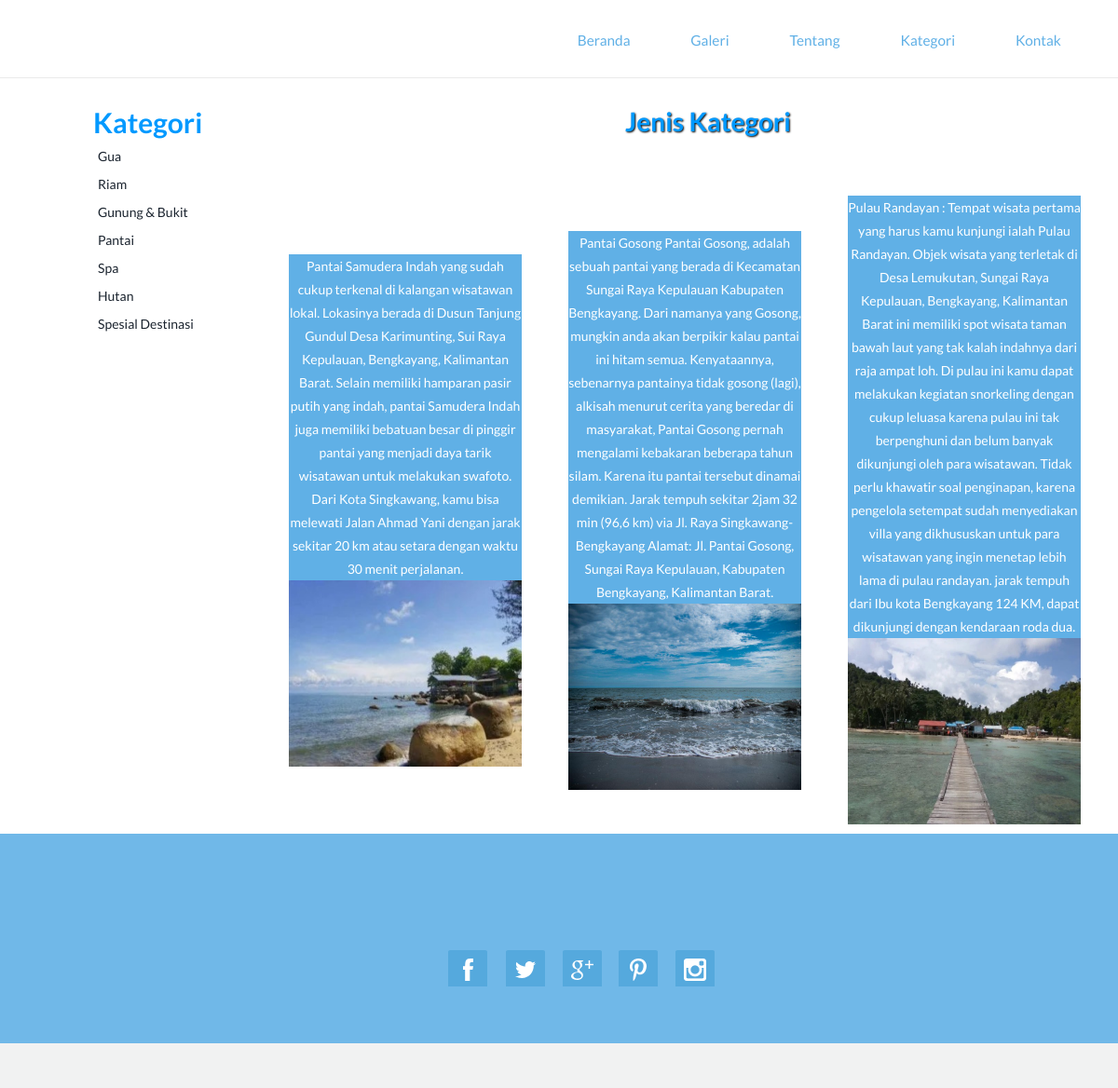
The page /subcat.php?catid=4 on the database its author committed.
### tables this page shows
CREATE TABLE `category` (
  `Cat_id` int(100) NOT NULL,
  `Cat_name` varchar(2000) NOT NULL
);

CREATE TABLE `subcategory` (
  `Subcatid` int(200) NOT NULL,
  `Subcatname` varchar(1000) NOT NULL,
  `Catid` int(200) NOT NULL,
  `Pic` varchar(8000) NOT NULL,
  `Detail` varchar(8000) NOT NULL
);

### subcat.php (the view, shortened to what this page needs)
<!DOCTYPE html>
<html>
<head>
<link href="stylecss.css" rel='stylesheet' type='text/css'/>
<link href="css/bootstrap.css" rel='stylesheet' type='text/css'/>
<link href="css/style.css" rel="stylesheet" type="text/css" media="all"/>
</head>
<body>
<?php include('function.php'); ?>
<?php include('top.php'); ?>
<br>
<br>
<br>
<div style="height:50px"></div>
<div style="width:1000px; margin:auto" >
<div style="width:200px; float:left">
<table cellpadding="0" cellspacing="0" width="1000px">
<tr><td style="font-size:30px; color:#09F"><b>Kategori</b></td></tr>
<?php
$s="select * from category";
$result=mysqli_query($cn,$s);
while($data=mysqli_fetch_array($result))
{
		echo "<tr><td style=' padding:5px;'><a href='subcat.php?catid=$data[0]'>$data[1]</a></td></tr>";
}
?>
</table>
</div>
<div style="width:800px; float:left">
<table cellpadding="0px" cellspacing="0" width="1000px">
<tr><td class="headingText">Jenis Kategori</td></tr>
<tr><td class="paraText" width="900px">
<table cellpadding="0" cellspacing="0" width="900px">
<?php
$s="select * from subcategory where Catid='" .$_GET["catid"] . "'";
$result=mysqli_query($cn,$s);
$n=0;
while($data=mysqli_fetch_array($result))
{
	if($n%3==0)
	{
	?>
<tr>
<?php
	}?>
<td>
<table border="0" width="100px" bordercolor="#FF6666">
<tr><td align="center" style="background-color:#60B0E6; color:#FFF"><?php echo $data[1];?> </td></tr>
<tr><td class="images"><img src="Admin/subcatimages/<?php echo $data[3]; ?>" width="250px" height="200px" /></td></tr><br/><br/>
</table>
</td>
<?php
if($n%3==2)
{
?>
</tr>
<?php
}
$n=$n+1;
}
?>
</table>
</td></tr></table>
</div>
</div>
<?php include('bottom.php'); ?>
</body>
</html>

### stylecss.css (style rules this page uses)
.headingText { font-size:38px; color:#09F; margin:5px; font-weight:bold; text-shadow:1px 1px 2px black;; text-align:center; }
.paraText { line-height:25px; padding:10px; text-align:justify; }

### style.css (style rules this page uses)
.headingText { font-size:28px; color:#09F; margin:5px; font-weight:bold; text-shadow:1px 1px 2px black;; text-align:center; }
.paraText { line-height:25px; padding:10px; text-align:justify; }
body { margin:0; padding:0; font-family: 'Lato', sans-serif; -webkit-appearance:none; }
body a { transition:0.5s all; -webkit-transition:0.5s all; -moz-transition:0.5s all; -o-transition:0.5s all; -ms-transition:0.5s all; }

### rows shown on the page
category: Cat_name "Gua"
category: Cat_name "Riam"
category: Cat_name "Gunung & Bukit"
category: Cat_name "Pantai"
category: Cat_name "Spa"
category: Cat_name "Hutan"
category: Cat_name "Spesial Destinasi"
subcategory: Subcatname "Pantai Samudera Indah yang sudah cukup terkenal di kalangan wisatawan lokal. Lokasinya berada di Dusun Tanjung Gundul Desa Karimunting, Sui Raya Kepulauan, Bengkayang, Kalimantan Barat. Selain memiliki hamparan pasir putih yang indah, pantai Samudera Indah juga memiliki bebatuan besar di pinggir pantai yang menjadi daya tarik wisatawan untuk melakukan swafoto. Dari Kota Singkawang, kamu bisa melewati Jalan Ahmad Yani dengan jarak sekitar 20 km atau setara dengan waktu 30 menit perjalanan.", Pic (picture)
subcategory: Subcatname "Pantai Gosong Pantai Gosong, adalah sebuah pantai yang berada di Kecamatan Sungai Raya Kepulauan Kabupaten Bengkayang. Dari namanya yang Gosong, mungkin anda akan berpikir kalau pantai ini hitam semua. Kenyataannya, sebenarnya pantainya tidak gosong (lagi), alkisah menurut cerita yang beredar di masyarakat, Pantai Gosong pernah mengalami kebakaran beberapa tahun silam. Karena itu pantai tersebut dinamai demikian. Jarak tempuh sekitar 2jam 32 min (96,6 km) via Jl. Raya Singkawang-Bengkayang Alamat: Jl. Pantai Gosong, Sungai Raya Kepulauan, Kabupaten Bengkayang, Kalimantan Barat.", Pic (picture)
subcategory: Subcatname "Pulau Randayan : Tempat wisata pertama yang harus kamu kunjungi ialah Pulau Randayan. Objek wisata yang terletak di Desa Lemukutan, Sungai Raya Kepulauan, Bengkayang, Kalimantan Barat ini memiliki spot wisata taman bawah laut yang tak kalah indahnya dari raja ampat loh. Di pulau ini kamu dapat melakukan kegiatan snorkeling dengan cukup leluasa karena pulau ini tak berpenghuni dan belum banyak dikunjungi oleh para wisatawan. Tidak perlu khawatir soal penginapan, karena pengelola setempat sudah menyediakan villa yang dikhususkan untuk para wisatawan yang ingin menetap lebih lama di pulau randayan. jarak tempuh dari Ibu kota Bengkayang 124 KM, dapat dikunjungi dengan kendaraan roda dua.", Pic (picture)
